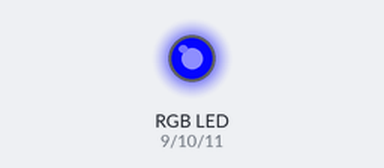
The sketch below on a simulated Arduino Uno, built with avr-gcc and run on an emulated ATmega328P. Parts: an RGB LED mixed from three pins (HIGH = lit). Dim RGB values are drawn brighter than linear.

Above: at 0.05 s.
At 0.7 s:
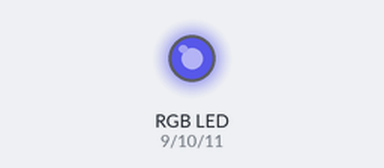
At 1.4 s:
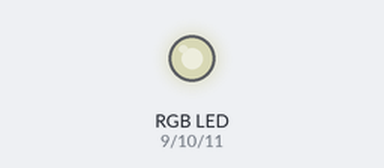
At 2.05 s:
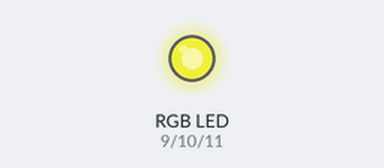
At 2.75 s:
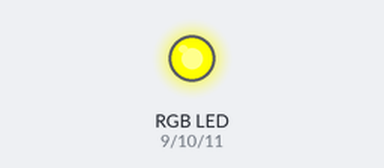
Timing chart, 0 to 6.3 s (numbered marks = the images above):
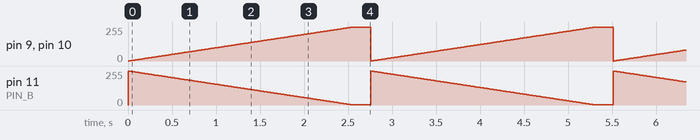

Measured:
- by itself, pin 9 (PIN_R), pin 10 (PIN_G): ramps from 0/255 to 254/255 and jumps back, once every 2.8 s
- by itself, pin 11 (PIN_B): ramps from 255/255 to 1/255 and jumps back, once every 2.8 s

The sketch:

rgb.ino
```cpp
/*彩光led*/
#define PIN_R  9
#define PIN_G  10
#define PIN_B  11

// the setup function runs once when you press reset or power the board
void setup() {
  // initialize digital pin 13 as an output.
  pinMode(PIN_R, OUTPUT);
  pinMode(PIN_G, OUTPUT);
  pinMode(PIN_B, OUTPUT);
}

// the loop function runs over and over again forever
void loop() {
  int i=0;
  int j=0;
  int k=0;

  for(int i=0;i<255;i++){
    analogWrite(PIN_R,i);
    analogWrite(PIN_G,i);
    analogWrite(PIN_B,255-i);

    delay(10);   // wait for a second
  }

  delay(200);              // wait for a second
}
```
